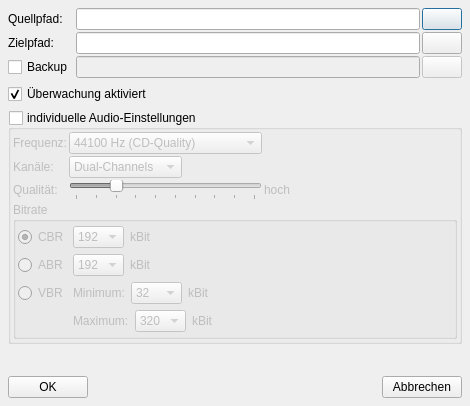
<?xml version="1.0" encoding="UTF-8"?>
<ui version="4.0">
 <class>EditPathClass</class>
 <widget class="QDialog" name="EditPathClass">
  <property name="geometry">
   <rect>
    <x>0</x>
    <y>0</y>
    <width>470</width>
    <height>406</height>
   </rect>
  </property>
  <property name="windowTitle">
   <string>EditPath</string>
  </property>
  <property name="windowIcon">
   <iconset resource="../../../resource.qrc">
    <normaloff>:/icons/resourcen/configure32.png</normaloff>:/icons/resourcen/configure32.png</iconset>
  </property>
  <layout class="QVBoxLayout">
   <property name="spacing">
    <number>6</number>
   </property>
   <property name="leftMargin">
    <number>8</number>
   </property>
   <property name="topMargin">
    <number>8</number>
   </property>
   <property name="rightMargin">
    <number>8</number>
   </property>
   <property name="bottomMargin">
    <number>8</number>
   </property>
   <item>
    <layout class="QGridLayout">
     <property name="leftMargin">
      <number>0</number>
     </property>
     <property name="topMargin">
      <number>0</number>
     </property>
     <property name="rightMargin">
      <number>0</number>
     </property>
     <property name="bottomMargin">
      <number>0</number>
     </property>
     <property name="spacing">
      <number>2</number>
     </property>
     <item row="0" column="0">
      <widget class="QLabel" name="label">
       <property name="text">
        <string>Quellpfad:</string>
       </property>
      </widget>
     </item>
     <item row="0" column="1">
      <widget class="QLineEdit" name="SourcePath"/>
     </item>
     <item row="0" column="2">
      <widget class="QPushButton" name="SourcePathButton">
       <property name="text">
        <string/>
       </property>
       <property name="icon">
        <iconset resource="../../../resource.qrc">
         <normaloff>:/images/resourcen/fileopen.png</normaloff>:/images/resourcen/fileopen.png</iconset>
       </property>
       <property name="iconSize">
        <size>
         <width>16</width>
         <height>16</height>
        </size>
       </property>
      </widget>
     </item>
     <item row="1" column="0">
      <widget class="QLabel" name="label_12">
       <property name="text">
        <string>Zielpfad:</string>
       </property>
      </widget>
     </item>
     <item row="1" column="1">
      <widget class="QLineEdit" name="TargetPath"/>
     </item>
     <item row="1" column="2">
      <widget class="QPushButton" name="TargetPathButton">
       <property name="text">
        <string/>
       </property>
       <property name="icon">
        <iconset resource="../../../resource.qrc">
         <normaloff>:/images/resourcen/fileopen.png</normaloff>:/images/resourcen/fileopen.png</iconset>
       </property>
       <property name="iconSize">
        <size>
         <width>16</width>
         <height>16</height>
        </size>
       </property>
      </widget>
     </item>
     <item row="2" column="0">
      <widget class="QCheckBox" name="backupCheckBox">
       <property name="text">
        <string>Backup</string>
       </property>
      </widget>
     </item>
     <item row="2" column="1">
      <widget class="QLineEdit" name="BackupPath">
       <property name="enabled">
        <bool>false</bool>
       </property>
      </widget>
     </item>
     <item row="2" column="2">
      <widget class="QPushButton" name="BackupPathButton">
       <property name="enabled">
        <bool>false</bool>
       </property>
       <property name="text">
        <string/>
       </property>
       <property name="icon">
        <iconset resource="../../../resource.qrc">
         <normaloff>:/images/resourcen/fileopen.png</normaloff>:/images/resourcen/fileopen.png</iconset>
       </property>
       <property name="iconSize">
        <size>
         <width>16</width>
         <height>16</height>
        </size>
       </property>
      </widget>
     </item>
    </layout>
   </item>
   <item>
    <widget class="QCheckBox" name="activeCheckBox">
     <property name="text">
      <string>Überwachung aktiviert</string>
     </property>
     <property name="checked">
      <bool>true</bool>
     </property>
    </widget>
   </item>
   <item>
    <widget class="QGroupBox" name="individualAudio">
     <property name="title">
      <string>individuelle Audio-Einstellungen</string>
     </property>
     <property name="checkable">
      <bool>true</bool>
     </property>
     <property name="checked">
      <bool>false</bool>
     </property>
     <layout class="QVBoxLayout">
      <property name="spacing">
       <number>2</number>
      </property>
      <property name="leftMargin">
       <number>2</number>
      </property>
      <property name="topMargin">
       <number>2</number>
      </property>
      <property name="rightMargin">
       <number>2</number>
      </property>
      <property name="bottomMargin">
       <number>2</number>
      </property>
      <item>
       <layout class="QGridLayout">
        <property name="leftMargin">
         <number>0</number>
        </property>
        <property name="topMargin">
         <number>0</number>
        </property>
        <property name="rightMargin">
         <number>0</number>
        </property>
        <property name="bottomMargin">
         <number>0</number>
        </property>
        <property name="spacing">
         <number>2</number>
        </property>
        <item row="0" column="0">
         <widget class="QLabel" name="label_3">
          <property name="text">
           <string>Frequenz:</string>
          </property>
         </widget>
        </item>
        <item row="0" column="1">
         <widget class="QComboBox" name="frequency">
          <property name="currentIndex">
           <number>1</number>
          </property>
          <item>
           <property name="text">
            <string>32000 Hz</string>
           </property>
          </item>
          <item>
           <property name="text">
            <string>44100 Hz (CD-Quality)</string>
           </property>
          </item>
          <item>
           <property name="text">
            <string>48000 Hz</string>
           </property>
          </item>
         </widget>
        </item>
        <item row="1" column="0">
         <widget class="QLabel" name="label_4">
          <property name="text">
           <string>Kanäle:</string>
          </property>
         </widget>
        </item>
        <item row="1" column="1">
         <widget class="QComboBox" name="channels">
          <property name="sizePolicy">
           <sizepolicy hsizetype="Fixed" vsizetype="Fixed">
            <horstretch>0</horstretch>
            <verstretch>0</verstretch>
           </sizepolicy>
          </property>
          <property name="currentIndex">
           <number>1</number>
          </property>
          <item>
           <property name="text">
            <string>Mono</string>
           </property>
          </item>
          <item>
           <property name="text">
            <string>Dual-Channels</string>
           </property>
          </item>
          <item>
           <property name="text">
            <string>Stereo</string>
           </property>
          </item>
          <item>
           <property name="text">
            <string>Joint Stereo</string>
           </property>
          </item>
         </widget>
        </item>
        <item row="2" column="0">
         <widget class="QLabel" name="label_5">
          <property name="text">
           <string>Qualität:</string>
          </property>
         </widget>
        </item>
        <item row="2" column="1">
         <widget class="QSlider" name="quality">
          <property name="maximum">
           <number>9</number>
          </property>
          <property name="pageStep">
           <number>1</number>
          </property>
          <property name="value">
           <number>2</number>
          </property>
          <property name="sliderPosition">
           <number>2</number>
          </property>
          <property name="tracking">
           <bool>true</bool>
          </property>
          <property name="orientation">
           <enum>Qt::Horizontal</enum>
          </property>
          <property name="tickPosition">
           <enum>QSlider::TicksBelow</enum>
          </property>
         </widget>
        </item>
        <item row="2" column="2">
         <widget class="QLabel" name="labelQuality">
          <property name="sizePolicy">
           <sizepolicy hsizetype="Fixed" vsizetype="Fixed">
            <horstretch>0</horstretch>
            <verstretch>0</verstretch>
           </sizepolicy>
          </property>
          <property name="text">
           <string>hoch</string>
          </property>
         </widget>
        </item>
        <item row="0" column="2">
         <spacer>
          <property name="orientation">
           <enum>Qt::Horizontal</enum>
          </property>
          <property name="sizeHint" stdset="0">
           <size>
            <width>40</width>
            <height>20</height>
           </size>
          </property>
         </spacer>
        </item>
       </layout>
      </item>
      <item>
       <layout class="QVBoxLayout">
        <property name="spacing">
         <number>6</number>
        </property>
        <property name="leftMargin">
         <number>0</number>
        </property>
        <property name="topMargin">
         <number>0</number>
        </property>
        <property name="rightMargin">
         <number>0</number>
        </property>
        <property name="bottomMargin">
         <number>0</number>
        </property>
        <item>
         <widget class="QGroupBox" name="groupBox">
          <property name="title">
           <string>Bitrate</string>
          </property>
          <property name="flat">
           <bool>false</bool>
          </property>
          <property name="checkable">
           <bool>false</bool>
          </property>
          <layout class="QGridLayout">
           <property name="leftMargin">
            <number>0</number>
           </property>
           <property name="topMargin">
            <number>0</number>
           </property>
           <property name="rightMargin">
            <number>0</number>
           </property>
           <property name="bottomMargin">
            <number>0</number>
           </property>
           <property name="spacing">
            <number>6</number>
           </property>
           <item row="0" column="0">
            <layout class="QGridLayout">
             <property name="leftMargin">
              <number>2</number>
             </property>
             <property name="topMargin">
              <number>2</number>
             </property>
             <property name="rightMargin">
              <number>2</number>
             </property>
             <property name="bottomMargin">
              <number>2</number>
             </property>
             <property name="spacing">
              <number>2</number>
             </property>
             <item row="0" column="0">
              <widget class="QRadioButton" name="radioButtonCBR">
               <property name="toolTip">
                <string>Konstante Bitrate</string>
               </property>
               <property name="statusTip">
                <string/>
               </property>
               <property name="whatsThis">
                <string/>
               </property>
               <property name="text">
                <string>CBR</string>
               </property>
               <property name="checked">
                <bool>true</bool>
               </property>
              </widget>
             </item>
             <item row="0" column="1">
              <layout class="QHBoxLayout">
               <property name="spacing">
                <number>6</number>
               </property>
               <property name="leftMargin">
                <number>2</number>
               </property>
               <property name="topMargin">
                <number>2</number>
               </property>
               <property name="rightMargin">
                <number>2</number>
               </property>
               <property name="bottomMargin">
                <number>2</number>
               </property>
               <item>
                <widget class="QComboBox" name="BitrateCBR">
                 <property name="currentIndex">
                  <number>9</number>
                 </property>
                 <item>
                  <property name="text">
                   <string>32</string>
                  </property>
                 </item>
                 <item>
                  <property name="text">
                   <string>40</string>
                  </property>
                 </item>
                 <item>
                  <property name="text">
                   <string>48</string>
                  </property>
                 </item>
                 <item>
                  <property name="text">
                   <string>64</string>
                  </property>
                 </item>
                 <item>
                  <property name="text">
                   <string>80</string>
                  </property>
                 </item>
                 <item>
                  <property name="text">
                   <string>96</string>
                  </property>
                 </item>
                 <item>
                  <property name="text">
                   <string>112</string>
                  </property>
                 </item>
                 <item>
                  <property name="text">
                   <string>128</string>
                  </property>
                 </item>
                 <item>
                  <property name="text">
                   <string>160</string>
                  </property>
                 </item>
                 <item>
                  <property name="text">
                   <string>192</string>
                  </property>
                 </item>
                 <item>
                  <property name="text">
                   <string>224</string>
                  </property>
                 </item>
                 <item>
                  <property name="text">
                   <string>256</string>
                  </property>
                 </item>
                 <item>
                  <property name="text">
                   <string>320</string>
                  </property>
                 </item>
                </widget>
               </item>
               <item>
                <widget class="QLabel" name="labelCBRKbit">
                 <property name="text">
                  <string>kBit</string>
                 </property>
                </widget>
               </item>
               <item>
                <spacer>
                 <property name="orientation">
                  <enum>Qt::Horizontal</enum>
                 </property>
                 <property name="sizeHint" stdset="0">
                  <size>
                   <width>40</width>
                   <height>20</height>
                  </size>
                 </property>
                </spacer>
               </item>
              </layout>
             </item>
             <item row="1" column="1">
              <layout class="QHBoxLayout">
               <property name="spacing">
                <number>6</number>
               </property>
               <property name="leftMargin">
                <number>2</number>
               </property>
               <property name="topMargin">
                <number>2</number>
               </property>
               <property name="rightMargin">
                <number>2</number>
               </property>
               <property name="bottomMargin">
                <number>2</number>
               </property>
               <item>
                <widget class="QComboBox" name="BitrateABR">
                 <property name="currentIndex">
                  <number>9</number>
                 </property>
                 <item>
                  <property name="text">
                   <string>32</string>
                  </property>
                 </item>
                 <item>
                  <property name="text">
                   <string>40</string>
                  </property>
                 </item>
                 <item>
                  <property name="text">
                   <string>48</string>
                  </property>
                 </item>
                 <item>
                  <property name="text">
                   <string>64</string>
                  </property>
                 </item>
                 <item>
                  <property name="text">
                   <string>80</string>
                  </property>
                 </item>
                 <item>
                  <property name="text">
                   <string>96</string>
                  </property>
                 </item>
                 <item>
                  <property name="text">
                   <string>112</string>
                  </property>
                 </item>
                 <item>
                  <property name="text">
                   <string>128</string>
                  </property>
                 </item>
                 <item>
                  <property name="text">
                   <string>160</string>
                  </property>
                 </item>
                 <item>
                  <property name="text">
                   <string>192</string>
                  </property>
                 </item>
                 <item>
                  <property name="text">
                   <string>224</string>
                  </property>
                 </item>
                 <item>
                  <property name="text">
                   <string>256</string>
                  </property>
                 </item>
                 <item>
                  <property name="text">
                   <string>320</string>
                  </property>
                 </item>
                </widget>
               </item>
               <item>
                <widget class="QLabel" name="labelABRKbit">
                 <property name="text">
                  <string>kBit</string>
                 </property>
                </widget>
               </item>
               <item>
                <spacer>
                 <property name="orientation">
                  <enum>Qt::Horizontal</enum>
                 </property>
                 <property name="sizeHint" stdset="0">
                  <size>
                   <width>40</width>
                   <height>20</height>
                  </size>
                 </property>
                </spacer>
               </item>
              </layout>
             </item>
             <item row="1" column="0">
              <widget class="QRadioButton" name="radioButtonABR">
               <property name="toolTip">
                <string comment="Blah">Durchschnittliche Bitrate</string>
               </property>
               <property name="text">
                <string>ABR</string>
               </property>
              </widget>
             </item>
             <item row="2" column="0">
              <widget class="QRadioButton" name="radioButtonVBR">
               <property name="text">
                <string>VBR</string>
               </property>
              </widget>
             </item>
             <item row="2" column="1">
              <layout class="QHBoxLayout">
               <property name="spacing">
                <number>6</number>
               </property>
               <property name="leftMargin">
                <number>2</number>
               </property>
               <property name="topMargin">
                <number>2</number>
               </property>
               <property name="rightMargin">
                <number>2</number>
               </property>
               <property name="bottomMargin">
                <number>2</number>
               </property>
               <item>
                <widget class="QLabel" name="labelVBRminimum1">
                 <property name="text">
                  <string>Minimum:</string>
                 </property>
                </widget>
               </item>
               <item>
                <widget class="QComboBox" name="minBitrate">
                 <property name="currentIndex">
                  <number>0</number>
                 </property>
                 <item>
                  <property name="text">
                   <string>32</string>
                  </property>
                 </item>
                 <item>
                  <property name="text">
                   <string>40</string>
                  </property>
                 </item>
                 <item>
                  <property name="text">
                   <string>48</string>
                  </property>
                 </item>
                 <item>
                  <property name="text">
                   <string>64</string>
                  </property>
                 </item>
                 <item>
                  <property name="text">
                   <string>80</string>
                  </property>
                 </item>
                 <item>
                  <property name="text">
                   <string>96</string>
                  </property>
                 </item>
                 <item>
                  <property name="text">
                   <string>112</string>
                  </property>
                 </item>
                 <item>
                  <property name="text">
                   <string>128</string>
                  </property>
                 </item>
                 <item>
                  <property name="text">
                   <string>160</string>
                  </property>
                 </item>
                 <item>
                  <property name="text">
                   <string>192</string>
                  </property>
                 </item>
                 <item>
                  <property name="text">
                   <string>224</string>
                  </property>
                 </item>
                 <item>
                  <property name="text">
                   <string>256</string>
                  </property>
                 </item>
                 <item>
                  <property name="text">
                   <string>320</string>
                  </property>
                 </item>
                </widget>
               </item>
               <item>
                <widget class="QLabel" name="labelVBRminimum2">
                 <property name="text">
                  <string>kBit</string>
                 </property>
                </widget>
               </item>
               <item>
                <spacer>
                 <property name="orientation">
                  <enum>Qt::Horizontal</enum>
                 </property>
                 <property name="sizeHint" stdset="0">
                  <size>
                   <width>40</width>
                   <height>20</height>
                  </size>
                 </property>
                </spacer>
               </item>
              </layout>
             </item>
             <item row="3" column="1">
              <layout class="QHBoxLayout">
               <property name="spacing">
                <number>6</number>
               </property>
               <property name="leftMargin">
                <number>2</number>
               </property>
               <property name="topMargin">
                <number>2</number>
               </property>
               <property name="rightMargin">
                <number>2</number>
               </property>
               <property name="bottomMargin">
                <number>2</number>
               </property>
               <item>
                <widget class="QLabel" name="labelVBRmaximum1">
                 <property name="text">
                  <string>Maximum:</string>
                 </property>
                </widget>
               </item>
               <item>
                <widget class="QComboBox" name="maxBitrate">
                 <property name="currentIndex">
                  <number>12</number>
                 </property>
                 <item>
                  <property name="text">
                   <string>32</string>
                  </property>
                 </item>
                 <item>
                  <property name="text">
                   <string>40</string>
                  </property>
                 </item>
                 <item>
                  <property name="text">
                   <string>48</string>
                  </property>
                 </item>
                 <item>
                  <property name="text">
                   <string>64</string>
                  </property>
                 </item>
                 <item>
                  <property name="text">
                   <string>80</string>
                  </property>
                 </item>
                 <item>
                  <property name="text">
                   <string>96</string>
                  </property>
                 </item>
                 <item>
                  <property name="text">
                   <string>112</string>
                  </property>
                 </item>
                 <item>
                  <property name="text">
                   <string>128</string>
                  </property>
                 </item>
                 <item>
                  <property name="text">
                   <string>160</string>
                  </property>
                 </item>
                 <item>
                  <property name="text">
                   <string>192</string>
                  </property>
                 </item>
                 <item>
                  <property name="text">
                   <string>224</string>
                  </property>
                 </item>
                 <item>
                  <property name="text">
                   <string>256</string>
                  </property>
                 </item>
                 <item>
                  <property name="text">
                   <string>320</string>
                  </property>
                 </item>
                </widget>
               </item>
               <item>
                <widget class="QLabel" name="labelVBRmaximum2">
                 <property name="text">
                  <string>kBit</string>
                 </property>
                </widget>
               </item>
               <item>
                <spacer>
                 <property name="orientation">
                  <enum>Qt::Horizontal</enum>
                 </property>
                 <property name="sizeHint" stdset="0">
                  <size>
                   <width>40</width>
                   <height>20</height>
                  </size>
                 </property>
                </spacer>
               </item>
              </layout>
             </item>
            </layout>
           </item>
          </layout>
         </widget>
        </item>
       </layout>
      </item>
     </layout>
    </widget>
   </item>
   <item>
    <spacer>
     <property name="orientation">
      <enum>Qt::Vertical</enum>
     </property>
     <property name="sizeHint" stdset="0">
      <size>
       <width>20</width>
       <height>40</height>
      </size>
     </property>
    </spacer>
   </item>
   <item>
    <layout class="QHBoxLayout">
     <property name="spacing">
      <number>6</number>
     </property>
     <property name="leftMargin">
      <number>0</number>
     </property>
     <property name="topMargin">
      <number>0</number>
     </property>
     <property name="rightMargin">
      <number>0</number>
     </property>
     <property name="bottomMargin">
      <number>0</number>
     </property>
     <item>
      <widget class="QPushButton" name="ButtonOK">
       <property name="text">
        <string>OK</string>
       </property>
       <property name="icon">
        <iconset resource="../../../resource.qrc">
         <normaloff>:/images/resourcen/ok.png</normaloff>:/images/resourcen/ok.png</iconset>
       </property>
       <property name="iconSize">
        <size>
         <width>16</width>
         <height>16</height>
        </size>
       </property>
      </widget>
     </item>
     <item>
      <spacer>
       <property name="orientation">
        <enum>Qt::Horizontal</enum>
       </property>
       <property name="sizeHint" stdset="0">
        <size>
         <width>40</width>
         <height>20</height>
        </size>
       </property>
      </spacer>
     </item>
     <item>
      <widget class="QPushButton" name="ButtonCancel">
       <property name="text">
        <string>Abbrechen</string>
       </property>
       <property name="icon">
        <iconset resource="../../../resource.qrc">
         <normaloff>:/images/resourcen/cancel.png</normaloff>:/images/resourcen/cancel.png</iconset>
       </property>
       <property name="iconSize">
        <size>
         <width>16</width>
         <height>16</height>
        </size>
       </property>
      </widget>
     </item>
    </layout>
   </item>
  </layout>
 </widget>
 <layoutdefault spacing="6" margin="11"/>
 <resources>
  <include location="../../../resource.qrc"/>
 </resources>
 <connections/>
</ui>
